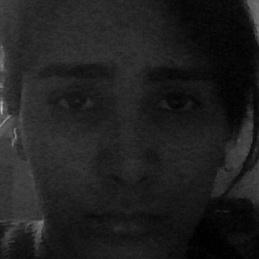
#> input picture face 3 scripts/New folder/dataset/User_inessslalal/User_inessslalal_12.jpg, 259 x 259 px, given in place of the camera
$ python face_capture_train.py
#> lines starting #> are read from the running program, lines starting #| are printed output that depends on the picture; after the words box and inside, x2 and y2 are one past the last pixel; in counts of white or black regions, pixels touching at a corner belong together
#> the answer given: 1
#> the answer given: dataset/User_inessslalal/User_inessslalal_12.jpg
import cv2
import numpy as np
import os
import json

# Define absolute paths for all files
BASE_DIR = os.path.dirname(os.path.abspath(__file__))
DATASET_DIR = os.path.join(BASE_DIR, 'dataset')
MODEL_PATH = os.path.join(BASE_DIR, 'trainer.yml')
LABELS_PATH = os.path.join(BASE_DIR, 'labels.json')

# Load the pre-trained face detection model
face_cascade = cv2.CascadeClassifier(cv2.data.haarcascades + 'haarcascade_frontalface_default.xml')

# Create dataset directory if it doesn't exist
os.makedirs(DATASET_DIR, exist_ok=True)

# Initialize face recognizer
try:
    recognizer = cv2.face.LBPHFaceRecognizer_create()
except AttributeError:
    print("ERROR: Install opencv-contrib-python package")
    exit(1)

def capture_face(face_id):
    """Capture and save face images"""
    user_dir = os.path.join(DATASET_DIR, f"User_{face_id}")
    os.makedirs(user_dir, exist_ok=True)

    cap = cv2.VideoCapture(0)
    print(f"Capturing samples for {face_id} (Press 'q' to exit)")

    count = 0
    while count < 20:  # Capture 20 images
        ret, frame = cap.read()
#> frame is the input picture: shape (259, 259, 3); min 0, max 191, mean 31.5
        if not ret:
            break

        gray = cv2.cvtColor(frame, cv2.COLOR_BGR2GRAY)
        faces = face_cascade.detectMultiScale(gray, 1.1, 5, minSize=(30, 30))
#> faces = [[19, 12, 228, 228]]

        for (x, y, w, h) in faces:
            count += 1
            img_path = os.path.join(user_dir, f"User_{face_id}_{count}.jpg")
            cv2.imwrite(img_path, gray[y:y+h, x:x+w])

            cv2.rectangle(frame, (x, y), (x+w, y+h), (255, 0, 0), 2)
            cv2.putText(frame, f"Captures: {count}/20", (x, y-10),
                       cv2.FONT_HERSHEY_SIMPLEX, 0.7, (255, 0, 0), 2)
#> this loop made 1 pass
#> (x, y, w, h, count) on pass 1: (19, 12, 228, 228, 1)
#> pass 1, in capture_face, `cv2.imwrite(img_path, gray[y:y+h, x:x+w])`:
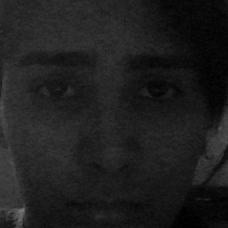
#> saved as user_inessslalal_12.jpg_1.jpg: shape (228, 228); min 0, max 122, mean 30.5
#> after the loop:
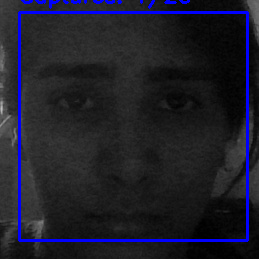
#> frame: shape (259, 259, 3); 4.6% of pixels changed, all inside (x1, y1, x2, y2) = (18, 0, 249, 242)
#> after the loop, count = 1

        cv2.imshow("Capturing Faces", frame)
        if cv2.waitKey(1) & 0xFF == ord('q'):
#> (key q is pressed here)
            break

    cap.release()
    cv2.destroyAllWindows()
    print(f"Saved {count} images for {face_id}")
#| Saved 1 images for dataset/user_inessslalal/user_inessslalal_12.jpg

def train_model():
    """Train the face recognition model"""
    faces = []
    labels = []
    name_mapping = {}

    if not os.path.exists(DATASET_DIR) or not os.listdir(DATASET_DIR):
        print("No face data found. Capture faces first.")
        return False

    print("\nTraining model with:")
    for label, dir_name in enumerate(os.listdir(DATASET_DIR)):
        user_dir = os.path.join(DATASET_DIR, dir_name)
        if not os.path.isdir(user_dir):
            continue

        user_name = dir_name.split('_')[1]
        name_mapping[label] = user_name
        print(f"- {user_name} (ID: {label})")

        for img_name in [f for f in os.listdir(user_dir) if f.endswith('.jpg')]:
            img_path = os.path.join(user_dir, img_name)
            img = cv2.imread(img_path, cv2.IMREAD_GRAYSCALE)
            if img is not None:
                faces.append(img)
                labels.append(label)

    if not faces:
        print("No valid images found.")
        return False

    recognizer.train(faces, np.array(labels))
    recognizer.save(MODEL_PATH)

    with open(LABELS_PATH, 'w') as f:
        json.dump(name_mapping, f)

    print(f"\nTraining complete. Model saved to:\n{MODEL_PATH}\n{LABELS_PATH}")
    return True

def main():
    while True:
        print("\nMenu:")
        print("1. Capture new face")
        print("2. Train model")
        print("3. Exit")

#> (the run stopped early here; a loop or call above may not have finished)
